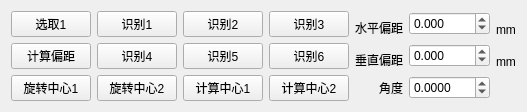
       <widget class="QWidget" name="page_3">
        <layout class="QHBoxLayout" name="horizontalLayout_8">
         <item>
          <layout class="QGridLayout" name="gridLayout_8">
           <item row="0" column="7">
            <widget class="QLabel" name="label_3">
             <property name="text">
              <string>水平偏距</string>
             </property>
             <property name="alignment">
              <set>Qt::AlignBottom|Qt::AlignRight|Qt::AlignTrailing</set>
             </property>
            </widget>
           </item>
           <item row="1" column="9">
            <widget class="QLabel" name="label_11">
             <property name="text">
              <string>mm</string>
             </property>
             <property name="alignment">
              <set>Qt::AlignBottom|Qt::AlignLeading|Qt::AlignLeft</set>
             </property>
            </widget>
           </item>
           <item row="0" column="0">
            <widget class="QPushButton" name="Btn_GetMarkForOf">
             <property name="text">
              <string>选取1</string>
             </property>
            </widget>
           </item>
           <item row="0" column="8">
            <widget class="QDoubleSpinBox" name="LinE_OffsetX">
             <property name="decimals">
              <number>3</number>
             </property>
             <property name="minimum">
              <double>-500.000000000000000</double>
             </property>
             <property name="maximum">
              <double>500.000000000000000</double>
             </property>
            </widget>
           </item>
           <item row="1" column="7">
            <widget class="QLabel" name="label_10">
             <property name="text">
              <string>垂直偏距</string>
             </property>
             <property name="alignment">
              <set>Qt::AlignBottom|Qt::AlignRight|Qt::AlignTrailing</set>
             </property>
            </widget>
           </item>
           <item row="0" column="2">
            <widget class="QPushButton" name="Btn_IdMarkForOf_2">
             <property name="text">
              <string>识别2</string>
             </property>
            </widget>
           </item>
           <item row="0" column="1">
            <widget class="QPushButton" name="Btn_IdMarkForOf">
             <property name="text">
              <string>识别1</string>
             </property>
            </widget>
           </item>
           <item row="2" column="8">
            <widget class="QDoubleSpinBox" name="LinE_OffsetAngle">
             <property name="decimals">
              <number>4</number>
             </property>
             <property name="minimum">
              <double>-500.000000000000000</double>
             </property>
             <property name="maximum">
              <double>500.000000000000000</double>
             </property>
            </widget>
           </item>
           <item row="0" column="9">
            <widget class="QLabel" name="label_12">
             <property name="text">
              <string>mm</string>
             </property>
             <property name="alignment">
              <set>Qt::AlignBottom|Qt::AlignLeading|Qt::AlignLeft</set>
             </property>
            </widget>
           </item>
           <item row="1" column="3">
            <widget class="QPushButton" name="Btn_IdMarkForOf_6">
             <property name="text">
              <string>识别6</string>
             </property>
            </widget>
           </item>
           <item row="0" column="3">
            <widget class="QPushButton" name="Btn_IdMarkForOf_3">
             <property name="text">
              <string>识别3</string>
             </property>
            </widget>
           </item>
           <item row="2" column="0">
            <widget class="QPushButton" name="Offset_RecP1">
             <property name="text">
              <string>旋转中心1</string>
             </property>
            </widget>
           </item>
           <item row="1" column="1">
            <widget class="QPushButton" name="Btn_IdMarkForOf_4">
             <property name="text">
              <string>识别4</string>
             </property>
            </widget>
           </item>
           <item row="1" column="2">
            <widget class="QPushButton" name="Btn_IdMarkForOf_5">
             <property name="text">
              <string>识别5</string>
             </property>
            </widget>
           </item>
           <item row="2" column="1">
            <widget class="QPushButton" name="Offset_RecP2">
             <property name="text">
              <string>旋转中心2</string>
             </property>
            </widget>
           </item>
           <item row="2" column="2">
            <widget class="QPushButton" name="Btn_CalC1">
             <property name="text">
              <string>计算中心1</string>
             </property>
            </widget>
           </item>
           <item row="1" column="8">
            <widget class="QDoubleSpinBox" name="LinE_OffsetY">
             <property name="decimals">
              <number>3</number>
             </property>
             <property name="minimum">
              <double>-500.000000000000000</double>
             </property>
             <property name="maximum">
              <double>500.000000000000000</double>
             </property>
            </widget>
           </item>
           <item row="2" column="3">
            <widget class="QPushButton" name="Btn_CalC2">
             <property name="text">
              <string>计算中心2</string>
             </property>
            </widget>
           </item>
           <item row="2" column="7">
            <widget class="QLabel" name="label_13">
             <property name="text">
              <string>角度</string>
             </property>
             <property name="alignment">
              <set>Qt::AlignRight|Qt::AlignTrailing|Qt::AlignVCenter</set>
             </property>
            </widget>
           </item>
           <item row="1" column="0">
            <widget class="QPushButton" name="Btn_CalculateOffset">
             <property name="text">
              <string>计算偏距</string>
             </property>
            </widget>
           </item>
          </layout>
         </item>
        </layout>
       </widget>
